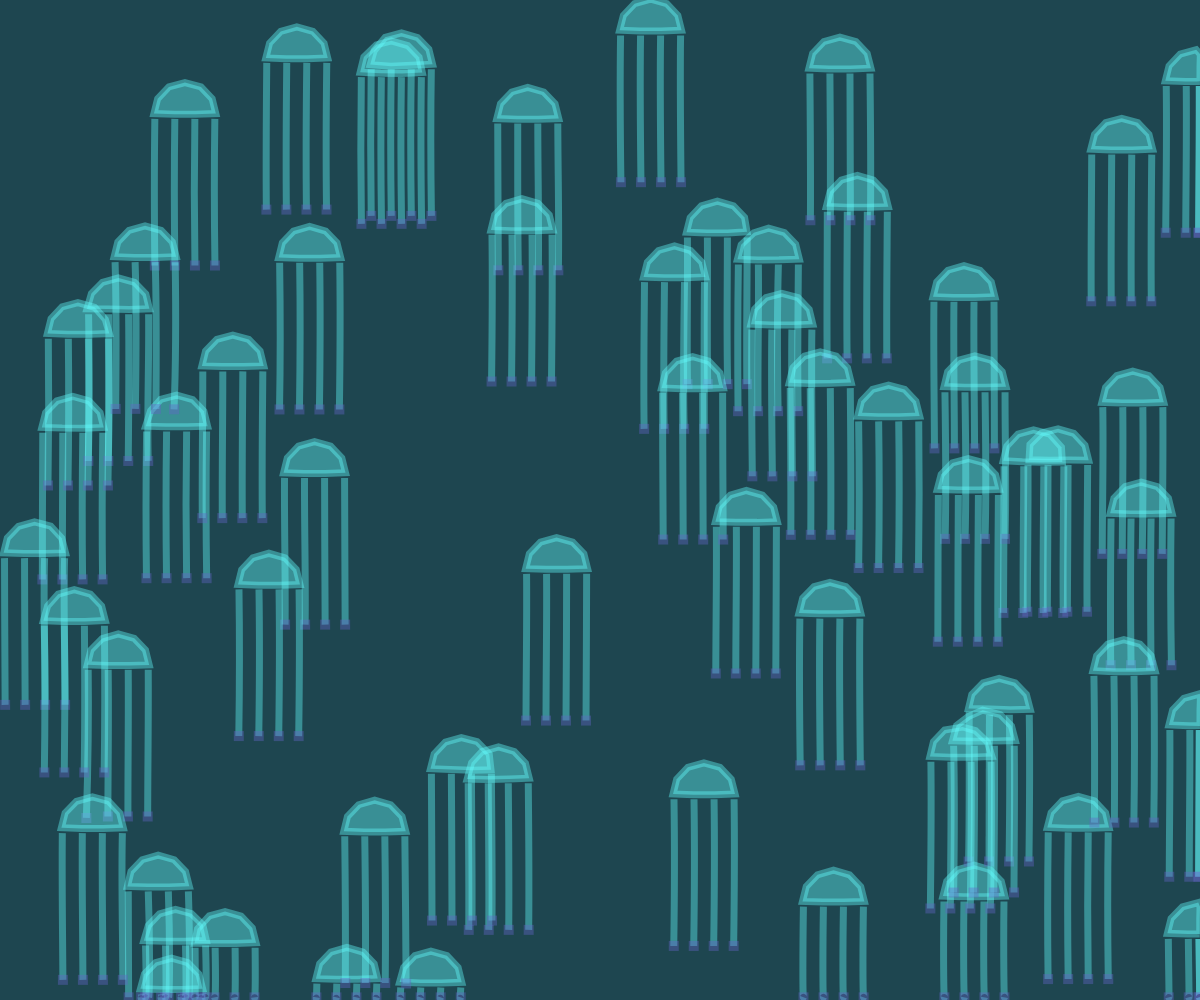
Frame 1 (no input)
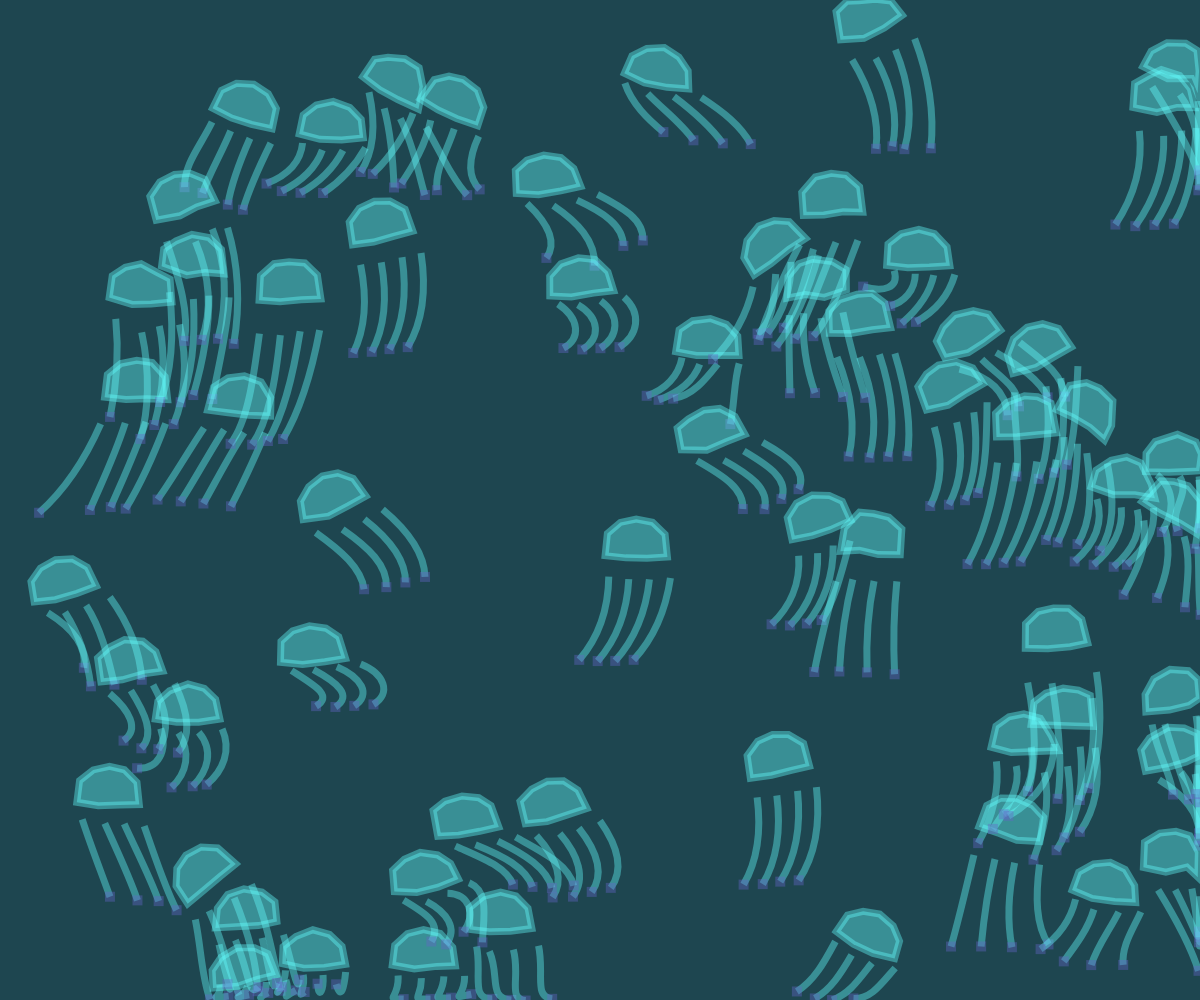
Frame 60 (no input)
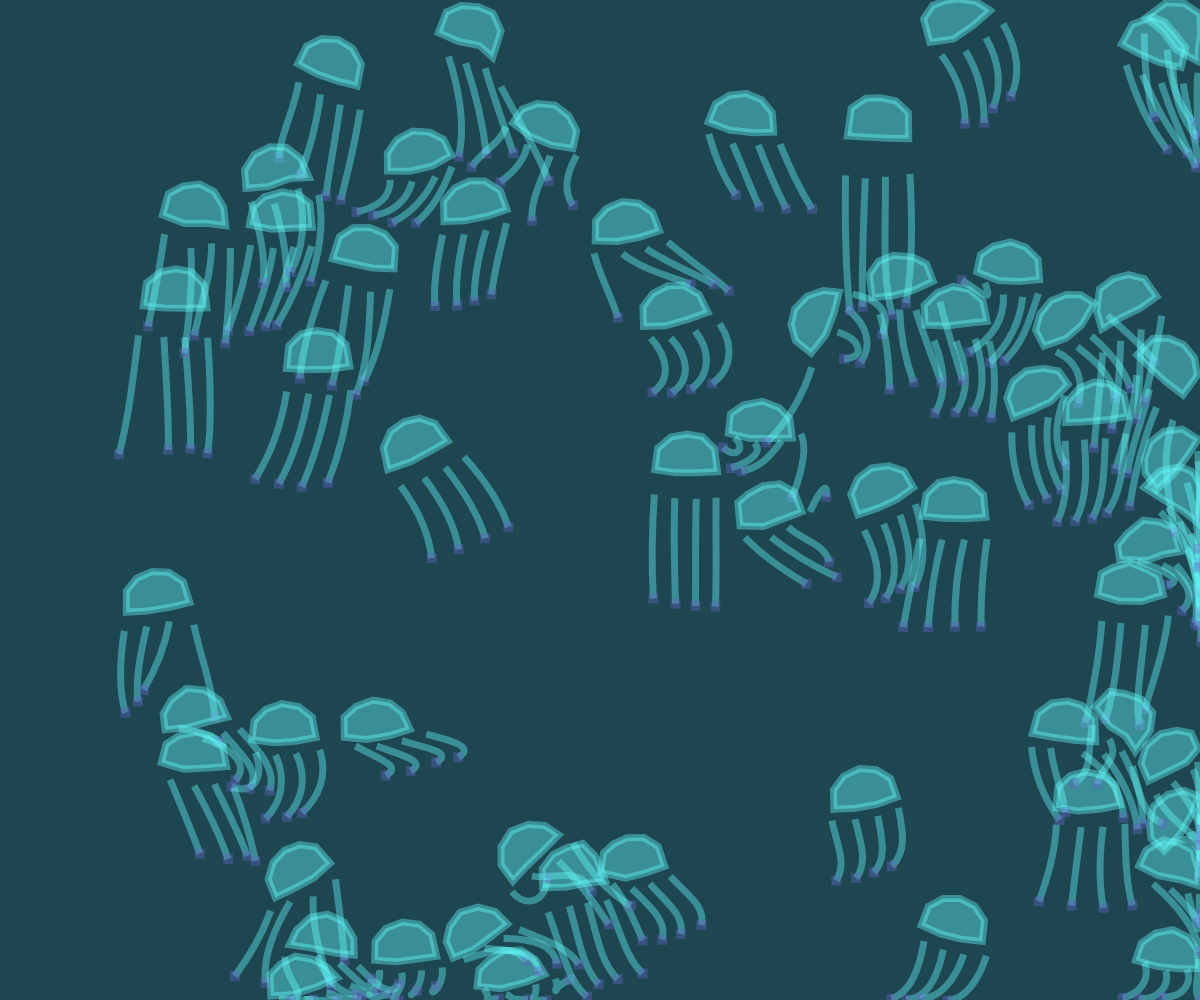
Frame 120 (the mouse pressed at the canvas centre since frame 60)

The p5.js sketch that drew these frames (run headless with seeded random() and noise() and a simulated clock; from frame 60 on, the mouse is pressed at the canvas centre):

// p5.js sketch
// ── sketch.js
var world

function draw() {
    background(30, 70, 80)
    world.draw()
}

function setup() {
    shorthand()
    createCanvas(window.innerWidth, window.innerHeight);

    world = new World()
    // world.debug = true
    // world.fixedDt = 10//ms
    world.maxVelocity = 0.1
    let points = world.points

    for (let i = 0; i < 60; i++) jellfish(vec(random(width), random(height)), world)

    world.updates.push( () => {

        forPairs(world.points, 15, 7, 20, (a, b) => {
            electricRepulsion(a, b, -0.03)            
        } )

        for (let pt of points) {
            gravity(pt, 0.001)
            drag(pt, 0.95)
            waves(pt, 0.002)
            boundry(pt)
        }

    } )

    // world.renderers.push( () => {
    //     forPairs(world.points, 15, 7, 20, (a, b) => {
    //         push()
    //             noFill()
    //             stroke(0)
    //             strokeWeight(1)
    //             line(
    //                 a.p.x, a.p.y,
    //                 b.p.x, b.p.y
    //             )
    //         pop()
    //     } )
    // } )

}
// ── Point.js
let uuidCounter = 0
class Point {
    constructor() {
        this.p = vec(0, 0)
        this.v = vec(0, 0)
        this.a = vec(0, 0)
        this.mass = 1
        this.bouyancy = -1
        this.charge = 1
        this.anchored = false
        this.uuid = uuidCounter++
    }
}
// ── World.js
class World {
    constructor() {
        this.points = []
        this.updates = []
        this.renderers = []
        this.lastUpdate = performance.now()
        this.lastFrame = this.lastUpdate
        this.updatesAFrame = 1
        this.maxVelocity = 0.5
        this.debug = false
        this.fixedDt = undefined
        this.maxDt = 200//ms
    }

    update() {
        let currentTime = performance.now()
        let dt = this.fixedDt || (currentTime - this.lastUpdate)
        if (dt > this.maxDt) dt = this.maxDt
        this.lastUpdate = currentTime

        for (let update of this.updates) update(dt)
        for (let point of this.points) {
            if (point.anchored) continue
            point.v.add( mult(point.a, dt / point.mass) )
            clampVelocity(point, this.maxVelocity)
            point.p.add( mult(point.v, dt) )
            point.a.x = 0
            point.a.y = 0
        }
    }

    draw() {
        for(let i = 0; i < this.updatesAFrame; i++) this.update()

        let currentTime = performance.now()
        let dt = currentTime - this.lastFrame
        this.lastFrame = currentTime
        for (let renderer of this.renderers) renderer(dt)

        if (this.debug) {
            for (let pt of this.points) {
                push()
                fill(0)
                ellipse(pt.p.x, pt.p.y, 10)
                pop()
            }
        }
    }
}
// ── common.js
function shorthand() {
    let funcs = 'add,sub,mult,div,dot,cross,random2D,dist'.split(',')
    for (func of funcs) {
        console.log(func)
        window[func] = p5.Vector[func].bind(p5.Vector)
    }
    window.vec = createVector
}

function intersects(amin, amax, bmin, bmax) {
    return amin < bmax && bmin < amax
}

function forPairs(pts, radius, maxDepth, minPts, callback) {

    let pairs = new Set()

    let addPair = (a, b) => {
        pairs.add(a.uuid + ',' + b.uuid)
        pairs.add(b.uuid + ',' + a.uuid)
    }

    let hasPair = (a, b) => {
        return pairs.has(a.uuid + ',' + b.uuid) || pairs.has(b.uuid + ',' + a.uuid)
    }

    let internal = (pts, minx, maxx, miny, maxy, depth) => {

        let midx = (minx + maxx)  / 2
        let midy = (miny + maxy)  / 2

        // push()
        // stroke(255, 0, 0)
        // line(minx, miny, minx, maxy) // Down
        // line(minx, maxy, maxx, maxy) // Right
        // line(maxx, maxy, maxx, miny) // Up
        // line(maxx, miny, minx, miny) // Left
        // pop()

        if (pts.length == 0) return

        if (depth == maxDepth || pts.length < minPts) {
            for (let i = 0; i < pts.length; i++) {
                for (let j = i + 1; j < pts.length; j++) {
                    let a = pts[i]
                    let b = pts[j]
                    if (hasPair(a, b) || dist(a.p, b.p) > 2 * radius) continue
                    addPair(a, b)
                    callback(a, b)
                }
            }
            return
        }

        let topLeft = []
        let topRight = []
        let bottomLeft = []
        let bottomRight = []

        for (let pt of pts) {
            let ptMinx = pt.p.x - radius
            let ptMaxx = pt.p.x + radius
            let ptMiny = pt.p.y - radius
            let ptMaxy = pt.p.y + radius

            let top = false
            let bottom = false

            if (intersects(miny, midy, ptMiny, ptMaxy)) top = true
            if (intersects(midy, maxy, ptMiny, ptMaxy)) bottom = true

            // Left
            if (intersects(minx, midx, ptMinx, ptMaxx)) {
                if (top) topLeft.push(pt)
                if (bottom) bottomLeft.push(pt)
            }
            
            // Right
            if (intersects(midx, maxx, ptMinx, ptMaxx)) {
                if (top) topRight.push(pt)
                if (bottom) bottomRight.push(pt)
            }
        }

        internal(topLeft, minx, midx, miny, midy, depth + 1)
        internal(topRight, midx, maxx, miny, midy, depth + 1)
        internal(bottomLeft, minx, midx, midy, maxy, depth + 1)
        internal(bottomRight, midx, maxx, midy, maxy, depth + 1)
    }

    internal(pts, 0, width, 0, height, 0)

}
// ── components.js
function stinger(p, world) {
    let pts = []
    for (let i = 0; i < 4; i++) {
        let pt = new Point()
        pt.p = add(p, vec(0, 50).mult(i))
        world.points.push(pt)
        pts.push(pt)
    }
    world.updates.push( () => {
        for (let i = 0; i < 3; i++) springForce(pts[i], pts[i + 1], 20, 0.0004)
    } )
    world.renderers.push( () => {
        push()
        noFill()
        strokeWeight(7)
        strokeCap(SQUARE)
        stroke(100, 255, 255, 100)
        bezier(
            pts[0].p.x, pts[0].p.y,
            pts[1].p.x, pts[1].p.y,
            pts[2].p.x, pts[2].p.y,
            pts[3].p.x, pts[3].p.y,
        )
        noStroke()
        fill(100, 100, 200, 100)
        translate(-5, -5)
        rect(pts[3].p.x, pts[3].p.y, 10, 10)
        pop()
    } )
    return pts
}

function bell(p, world) {
    let pts = []
    let base = []

    let res = 6
    for (let i = 0; i <= res; i++) {

        let pt = new Point()
        pt.mass = 5
        pt.charge = 5

        let angle = 180 * i / res
        pt.p = vec(
            Math.cos(i / res * PI) * 30 + p.x,
            - Math.sin(i / res * PI) * 30 + p.y
        )

        world.points.push(pt)
        pts.push(pt)
    }

    base.push(pts[0])
    base.push(pts[pts.length - 1])

    res = Math.floor(res * 2 / PI)
    let left = add(p, vec(-30, 0))
    let right = add(p, vec(30, 0))
    for (let i = 1; i < res; i++) {

        let pt = new Point()
        pt.mass = 5
        pt.charge = 5        

        pt.p = vec(
            lerp(left.x, right.x, i / res),
            lerp(left.y, right.y, i / res),
        )

        world.points.push(pt)
        pts.push(pt)        
        base.push(pt)
    }

    for (let i = 1; i <= pts.length; i++) {
        let a = pts[i - 1]
        let b = pts[i % pts.length]
        let d = dist(a.p, b.p)
        world.updates.push( () => springForce(a, b, d, 0.0004) )
    }

    world.renderers.push( () => {
        push()
        stroke(100, 255, 255, 100)
        strokeWeight(7)
        fill(100, 255, 255, 100)
        beginShape()
        for (let i = 1; i <= pts.length; i++) {
            let a = pts[i - 1]
            let b = pts[i % pts.length]
            let c1 = p5.Vector.lerp(a.p, b.p, 0.25)
            let c2 = p5.Vector.lerp(a.p, b.p, 0.75)
            vertex(a.p.x, a.p.y)
            bezierVertex(
                c1.x, c1.y,
                c2.x, c2.y,
                b.x, b.y
            )   
        }
        endShape(CLOSE)
        pop()
    } )

    for (let trussStride = 3; trussStride <= 4; trussStride++) {
        for (let i = 0; i < pts.length; i++) {
            let a = pts[i]
            let b = pts[(i + trussStride) % pts.length]
            let d = dist(a.p, b.p)
            world.updates.push( () => springForce(a, b, d + 5, 0.0008) )
        }
    }

    let center = new Point()
    center.p = add(p, vec(0, -15))
    center.mass = 5
    center.charge = 20
    for (let pt of pts) {
        let d = dist(center.p, pt.p)
        world.updates.push( () => { springForce(center, pt, d, 0.0004) } )
    }
    world.points.push(center)

    return {base, pts}
}

function jellfish(p, world) {
    let jelly = bell(p, world)
    for (let pt of jelly.base) {
        let s = stinger( add(pt.p, vec(0, 3)), world )
        let d = dist(pt.p, s[0].p)
        world.updates.push( () => springForce(pt, s[0], d, 0.0004) )
    }
    let shift = random(100)
    let shift2 = random(100)
    world.updates.push( () => {
        for (let pt of jelly.pts) pt.bouyancy = Math.sin(performance.now() * 0.0001 + shift) + (Math.sin(performance.now() * 0.002 + shift2) + 0.8) * 0.5
    } )
}
// ── dynamics.js
function springForce(a, b, length, force) {
    let diff = sub(b.p, a.p)
    let d = dist(b.p, a.p)
    let displacement = d - length
    diff.setMag(displacement * force)
    a.a.add(diff)
    b.a.sub(diff)
}

function electricRepulsion(a, b, force) {
    let diff = sub(b.p, a.p)
    let d = dist(b.p, a.p)
    diff.setMag(force * a.charge * b.charge / (d * d) )
    a.a.add(diff)
    b.a.sub(diff)
}

function gravity(a, force) {
    a.a.y -= force * a.mass * a.bouyancy
}

function drag(a, ratio) {
    a.v.mult(ratio)
}

function clampVelocity(a, limit) {
    a.v.limit(limit)
}

function waves(a, force) {
    let shift = Math.sin(a.p.y / 50 + a.p.x / 200)
    a.a.x += 
        Math.sin(performance.now() * 0.001 + shift) * force
        + Math.sin(performance.now() * 0.002 + shift) * force * 0.5
        + Math.sin(performance.now() * 0.004 + shift) * force * 0.25
}

function boundry(a) {
    if(a.p.x < 0) {
        a.p.x = 1
        a.v.x *= -1
    }

    if(a.p.x > width) {
        a.p.x = width - 1
        a.v.x *= -1
    }

    if(a.p.y < 0) {
        a.p.y = 1
        a.v.y *= -1
    }

    if(a.p.y > height) {
        a.p.y = height - 1
        a.v.y *= -1
    }
}
